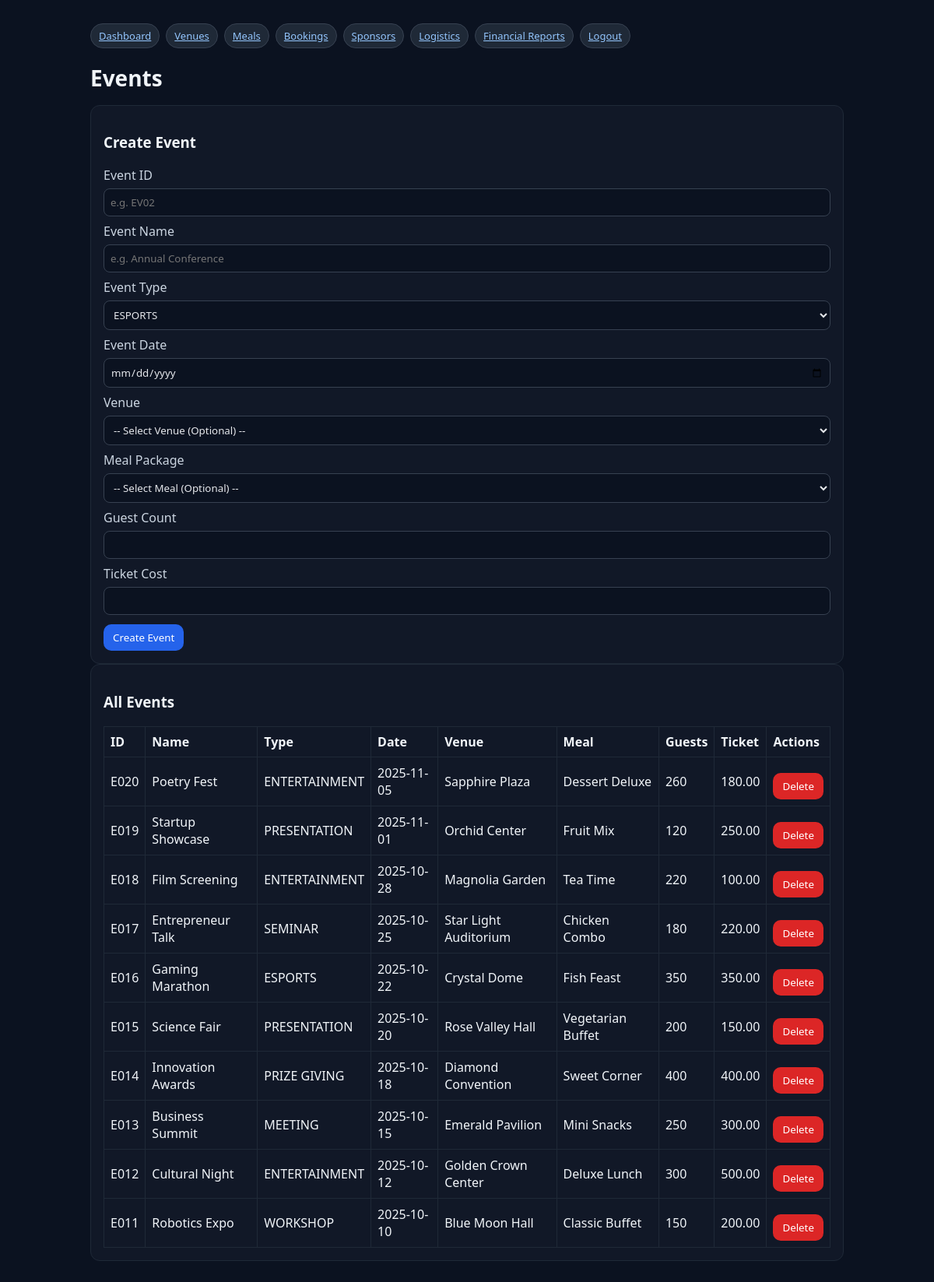
The page /admin/events.php (signed in) on the database its author committed.
### tables this page shows
CREATE TABLE Events (
    event_id VARCHAR(5) PRIMARY KEY,
    event_name VARCHAR(100),
    event_type ENUM('ESPORTS','PRESENTATION','PRIZE GIVING','MEETING','SEMINAR','WORKSHOP','ENTERTAINMENT') DEFAULT 'MEETING',
    event_date DATE,
    venue_id VARCHAR(5),
    meal_id VARCHAR(5),
    guest_count INT,
    ticket_cost DECIMAL(12,2),
    CONSTRAINT fk_events_venue FOREIGN KEY (venue_id) REFERENCES Venues(venue_id) ON DELETE SET NULL,
    CONSTRAINT fk_events_meal FOREIGN KEY (meal_id) REFERENCES Meals(meal_id) ON DELETE SET NULL,
    CONSTRAINT uq_events_booking UNIQUE (venue_id, event_date, event_type)
);

CREATE TABLE Venues (
    venue_id VARCHAR(5) PRIMARY KEY,
    venue_name VARCHAR(100),
    venue_capacity INT,
    manager_id VARCHAR(5),
    venue_cost DECIMAL(12,2),
    house VARCHAR(100),
    road VARCHAR(100),
    city VARCHAR(100),
    CONSTRAINT fk_venues_manager FOREIGN KEY (manager_id) REFERENCES Managers(manager_id) ON DELETE SET NULL
);

CREATE TABLE Meals (
    meal_id VARCHAR(5) PRIMARY KEY,
    meal_name VARCHAR(100),
    meal_type VARCHAR(50),
    meal_cost DECIMAL(12,2),
    catering_company VARCHAR(100)
);

### admin/events.php (the view, shortened to what this page needs)
<?php
require_once __DIR__ . '/../includes/db.php';
$rows=$pdo->query("SELECT e.*, v.venue_name, m.meal_name FROM Events e LEFT JOIN Venues v ON e.venue_id=v.venue_id LEFT JOIN Meals m ON e.meal_id=m.meal_id ORDER BY e.event_date DESC")->fetchAll();
?>
<!doctype html>
<html><head><meta charset="utf-8"><link rel="stylesheet" href="../assets/style.css"><title>Events</title></head><body>
<div class="container">
  <div class="nav">
  <a class="badge" href="dashboard.php">Dashboard</a>
  <a class="badge" href="venues.php">Venues</a>
  <a class="badge" href="meals.php">Meals</a>
  <a class="badge" href="bookings.php">Bookings</a>
  <a class="badge" href="sponsors.php">Sponsors</a>
  <a class="badge" href="logistics.php">Logistics</a>
  <a class="badge" href="cashflow.php">Financial Reports</a>
  <a class="badge" href="../logout.php">Logout</a>
</div>
  <h1>Events</h1>
  <div class="card">
    <h3>Create Event</h3>
    <form method="post" class="row">
      <label>Event ID</label><input name="event_id" required placeholder="e.g. EV02" />
      <label>Event Name</label><input name="event_name" required placeholder="e.g. Annual Conference" />
      <label>Event Type</label>
      <select name="event_type" required>
        <option value="ESPORTS">ESPORTS</option>
      </select>
      <label>Event Date</label><input type="date" name="event_date" required />
      <label>Venue</label>
      <select name="venue_id">
        <option value="">-- Select Venue (Optional) --</option>
      </select>
      <label>Meal Package</label>
      <select name="meal_id">
        <option value="">-- Select Meal (Optional) --</option>
      </select>
      <label>Guest Count</label><input type="number" name="guest_count" min="0" />
      <label>Ticket Cost</label><input type="number" step="0.01" name="ticket_cost" min="0" />
      <button name="create">Create Event</button>
    </form>
  </div>
  <div class="card">
    <h3>All Events</h3>
    <?php if(empty($rows)): ?>
      <p>No events found. Create your first event above!</p>
    <?php else: ?>
    <table class="table">
      <tr><th>ID</th><th>Name</th><th>Type</th><th>Date</th><th>Venue</th><th>Meal</th><th>Guests</th><th>Ticket</th><th>Actions</th></tr>
      <?php foreach($rows as $r): ?>
      <tr>
        <td><?=htmlspecialchars($r['event_id'])?></td>
        <td><?=htmlspecialchars($r['event_name'])?></td>
        <td><?=htmlspecialchars($r['event_type'])?></td>
        <td><?=htmlspecialchars($r['event_date'])?></td>
        <td><?=htmlspecialchars($r['venue_name'] ?: 'No venue')?></td>
        <td><?=htmlspecialchars($r['meal_name'] ?: 'No meal')?></td>
        <td><?=htmlspecialchars($r['guest_count'])?></td>
        <td><?=htmlspecialchars($r['ticket_cost'])?></td>
        <td>
          <form method="post" style="display:inline" onsubmit="return confirm('Delete this event?')">
            <button name="delete" style="background:#dc2626">Delete</button>
          </form>
        </td>
      </tr>
      <?php endforeach; ?>
    </table>
    <?php endif; ?>
  </div>
</div>
</body></html>

### assets/style.css (style rules this page uses)
* { box-sizing:border-box;font-family:system-ui,Segoe UI,Roboto,Arial }
body { margin:0;background:#0b1220;color:#f1f5f9 }
a { color:#93c5fd }
.container { max-width:1000px;margin:30px auto;padding:0 16px }
h1 { font-size:28px;margin-bottom:16px }
.card { background:#111827;border:1px solid #1f2937;border-radius:12px;padding:16px }
label { display:block;margin-top:8px;color:#cbd5e1 }
input,select,textarea { width:100%;padding:8px;border-radius:8px;border:1px solid #374151;background:#0b1220;color:#e5e7eb;margin-top:6px }
button { margin-top:12px;padding:8px 12px;border:0;border-radius:10px;background:#2563eb;color:white;cursor:pointer }
.table { width:100%;border-collapse:collapse;margin-top:12px }
.table th,.table td { border:1px solid #1f2937;padding:8px;text-align:left }
.nav { display:flex;gap:8px;margin-bottom:12px }
.badge { background:#1f2937;border:1px solid #374151;border-radius:999px;padding:6px 10px;font-size:13px }

### rows shown on the page
events: event_id "E020", event_name "Poetry Fest", event_type "ENTERTAINMENT", event_date "2025-11-05", venue.venue_name "Sapphire Plaza", meal.meal_name "Dessert Deluxe", guest_count "260", ticket_cost "180.00"
events: event_id "E019", event_name "Startup Showcase", event_type "PRESENTATION", event_date "2025-11-01", venue.venue_name "Orchid Center", meal.meal_name "Fruit Mix", guest_count "120", ticket_cost "250.00"
events: event_id "E018", event_name "Film Screening", event_type "ENTERTAINMENT", event_date "2025-10-28", venue.venue_name "Magnolia Garden", meal.meal_name "Tea Time", guest_count "220", ticket_cost "100.00"
events: event_id "E017", event_name "Entrepreneur Talk", event_type "SEMINAR", event_date "2025-10-25", venue.venue_name "Star Light Auditorium", meal.meal_name "Chicken Combo", guest_count "180", ticket_cost "220.00"
events: event_id "E016", event_name "Gaming Marathon", event_type "ESPORTS", event_date "2025-10-22", venue.venue_name "Crystal Dome", meal.meal_name "Fish Feast", guest_count "350", ticket_cost "350.00"
events: event_id "E015", event_name "Science Fair", event_type "PRESENTATION", event_date "2025-10-20", venue.venue_name "Rose Valley Hall", meal.meal_name "Vegetarian Buffet", guest_count "200", ticket_cost "150.00"
events: event_id "E014", event_name "Innovation Awards", event_type "PRIZE GIVING", event_date "2025-10-18", venue.venue_name "Diamond Convention", meal.meal_name "Sweet Corner", guest_count "400", ticket_cost "400.00"
events: event_id "E013", event_name "Business Summit", event_type "MEETING", event_date "2025-10-15", venue.venue_name "Emerald Pavilion", meal.meal_name "Mini Snacks", guest_count "250", ticket_cost "300.00"
events: event_id "E012", event_name "Cultural Night", event_type "ENTERTAINMENT", event_date "2025-10-12", venue.venue_name "Golden Crown Center", meal.meal_name "Deluxe Lunch", guest_count "300", ticket_cost "500.00"
events: event_id "E011", event_name "Robotics Expo", event_type "WORKSHOP", event_date "2025-10-10", venue.venue_name "Blue Moon Hall", meal.meal_name "Classic Buffet", guest_count "150", ticket_cost "200.00"
